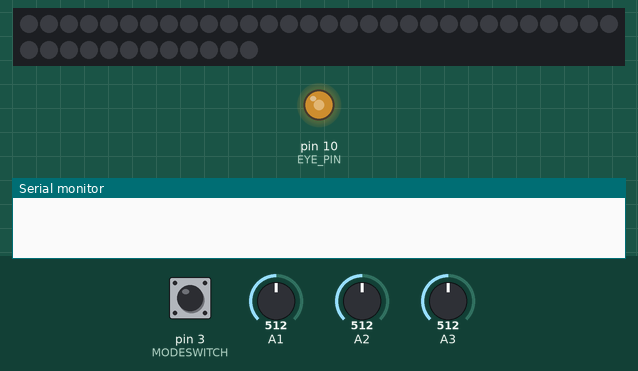
This sketch was run on a simulated Arduino Nano, built with avr-gcc and run on an emulated ATmega328P. On the bench: 42 RGB LEDs in strip order, left to right, continuing on the next row, output pins drawn as LEDs (lit = HIGH), the last lines printed to the serial monitor. The test bench sets the inputs (shaded band); at power-on: pin 3 (MODESWITCH) HIGH, A2 = 512, A1 = 512, A3 = 512. Dim RGB values are drawn brighter than linear; random numbers use the default seed unless the sketch sets one.

Above: at 1.2 s.
1.3 s: pin 3 (MODESWITCH) pulled LOW for 0.15 s
At 2.3 s:
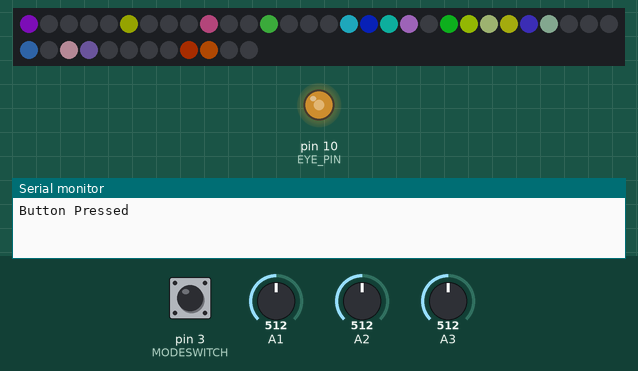
4.4 s: A2 set to 122
At 5.9 s:
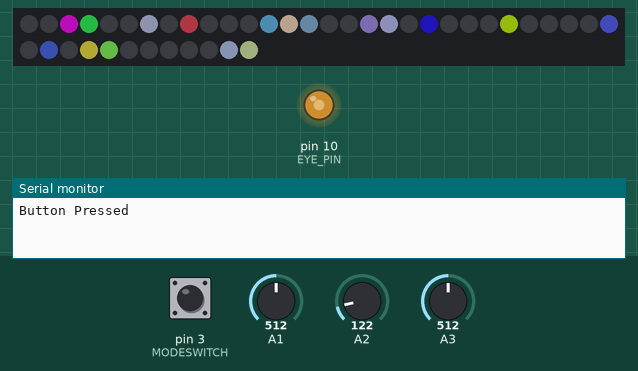
7.4 s: A1 set to 122
At 7.8 s:
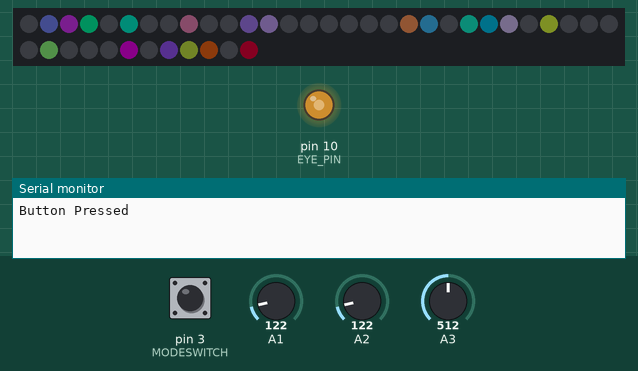
10.4 s: A2 set to 40
At 11.73 s:
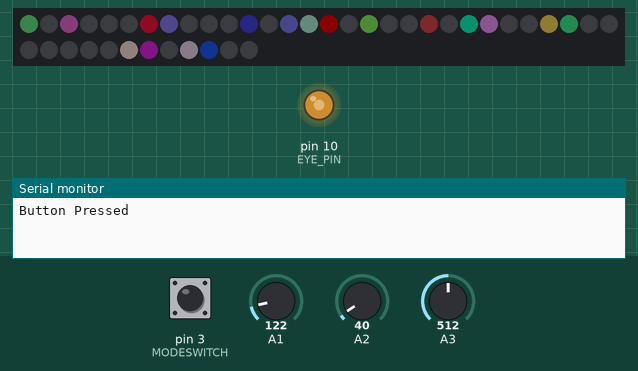
12.6 s: A1 set to 40
At 12.87 s:
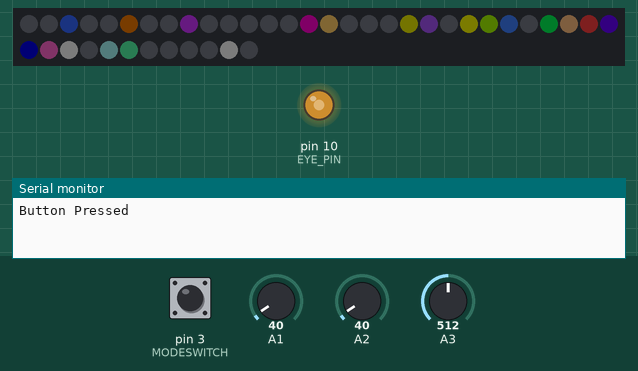
14.9 s: A1 set to 60
At 15.15 s:
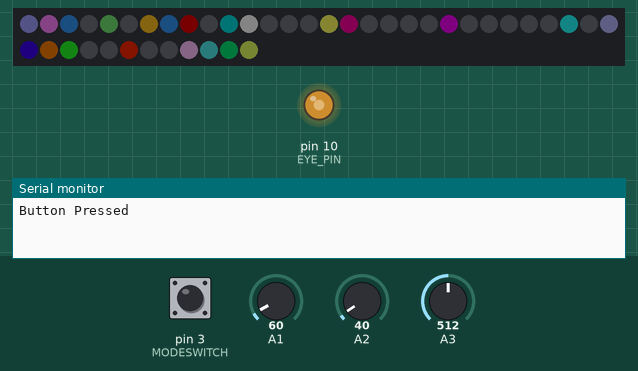
Timing chart, 0 to 17.9 s (numbered marks = the images above; inputs shaded):
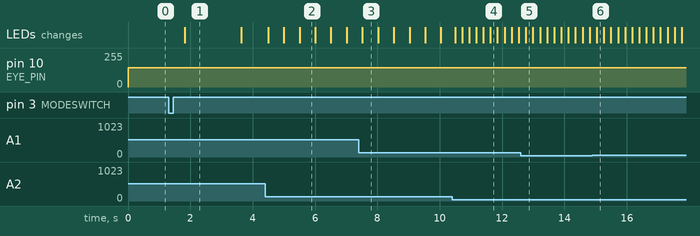

Measured:
- what the display in image 1 shows lasts 1.8 s, from 1.8 s to 3.6 s
- what the display in image 2 shows lasts 0.5 s, from 5.5 s to 6.0 s

The sketch:

djr3x.ino
```cpp
#include <Adafruit_NeoPixel.h>
#include <Bounce2.h>


#define LED_PIN    9
#define LED_COUNT 42
#define EYE_PIN   10

#define MODESWITCH 3

#define SOUND_PIN 10
// #define ENABLE_SOUND


int flashSpeed = 100;
int brightness = 50;
int eyeBrightness = 50;

Adafruit_NeoPixel strip(LED_COUNT, LED_PIN, NEO_GRB + NEO_KHZ800);
Bounce2::Button button1 = Bounce2::Button();

int lightMode = LOW;
unsigned long lastChange;

uint32_t colour = strip.Color(255,255,255);


void setup() {

  Serial.begin(115200);
  pinMode(A7, INPUT_PULLUP);
  pinMode(SOUND_PIN, INPUT);

  button1.attach( MODESWITCH, INPUT_PULLUP ); // USE EXTERNAL PULL-UP

  // DEBOUNCE INTERVAL IN MILLISECONDS
  button1.interval(5);

  // INDICATE THAT THE LOW STATE CORRESPONDS TO PHYSICALLY PRESSING THE BUTTON
  button1.setPressedState(LOW);

  strip.begin();
  strip.show();
  strip.setBrightness(20);

}

void loop() {

  checkMode();
  standardMode();

  brightness = map(analogRead(A1), 0, 1024, 0, 150);
  flashSpeed = map(analogRead(A2), 0, 890, 0, 3000);
  eyeBrightness = map(analogRead(A3), 0, 890, 0, 250);
/*
  Serial.print(analogRead(A1));
  Serial.print(",");
  Serial.print(analogRead(A2));
  Serial.print(",");
  Serial.print(analogRead(A3));
  Serial.print(",");
  Serial.print(eyeBrightness);
  Serial.print(",");
  Serial.print(lightMode);
  Serial.print(",");
  Serial.print(brightness);
  Serial.print(",");
  Serial.print(flashSpeed);
  Serial.print(",");
  Serial.print(eyeBrightness);
  Serial.print(",");
  Serial.print(lastChange);
  Serial.print(",");
  Serial.print(digitalRead(10));
  Serial.println();
  */

  strip.setBrightness(brightness);

  // Set eye brightness
  analogWrite(EYE_PIN, eyeBrightness);


}

void checkMode() {
  button1.update();
  if ( button1.pressed() ) {
    Serial.println("Button Pressed");
    // TOGGLE THE LED STATE :
    lightMode = !lightMode; // SET ledState TO THE OPPOSITE OF ledState
  }

}

void standardMode() {

  int sound = 0;

  #ifdef ENABLE_SOUND
    int soundValue = analogRead(A5);
    Serial.print(soundValue);
    Serial.print(",");
    Serial.println();

    if (soundValue > analogRead(A3)) {
      sound = 1;
    } else {
      sound = 0;
    }
  #endif

  if (millis() > lastChange + flashSpeed || sound == 1) {
    for(int i=0; i<strip.numPixels(); i++)
    {
      if (lightMode) {
        colour = strip.Color(random(255),random(255),random(255));
      } else {
        colour = strip.Color(255,255,255);
      }
      int chance = random(1,100);
      if (chance > 50)
      {

         strip.setPixelColor(i, colour);

      } else {
        strip.setPixelColor(i, strip.Color(0,0,0));
      }
      strip.show();
    }
    lastChange = millis();
  }

}

void discoMode() {

}
```
